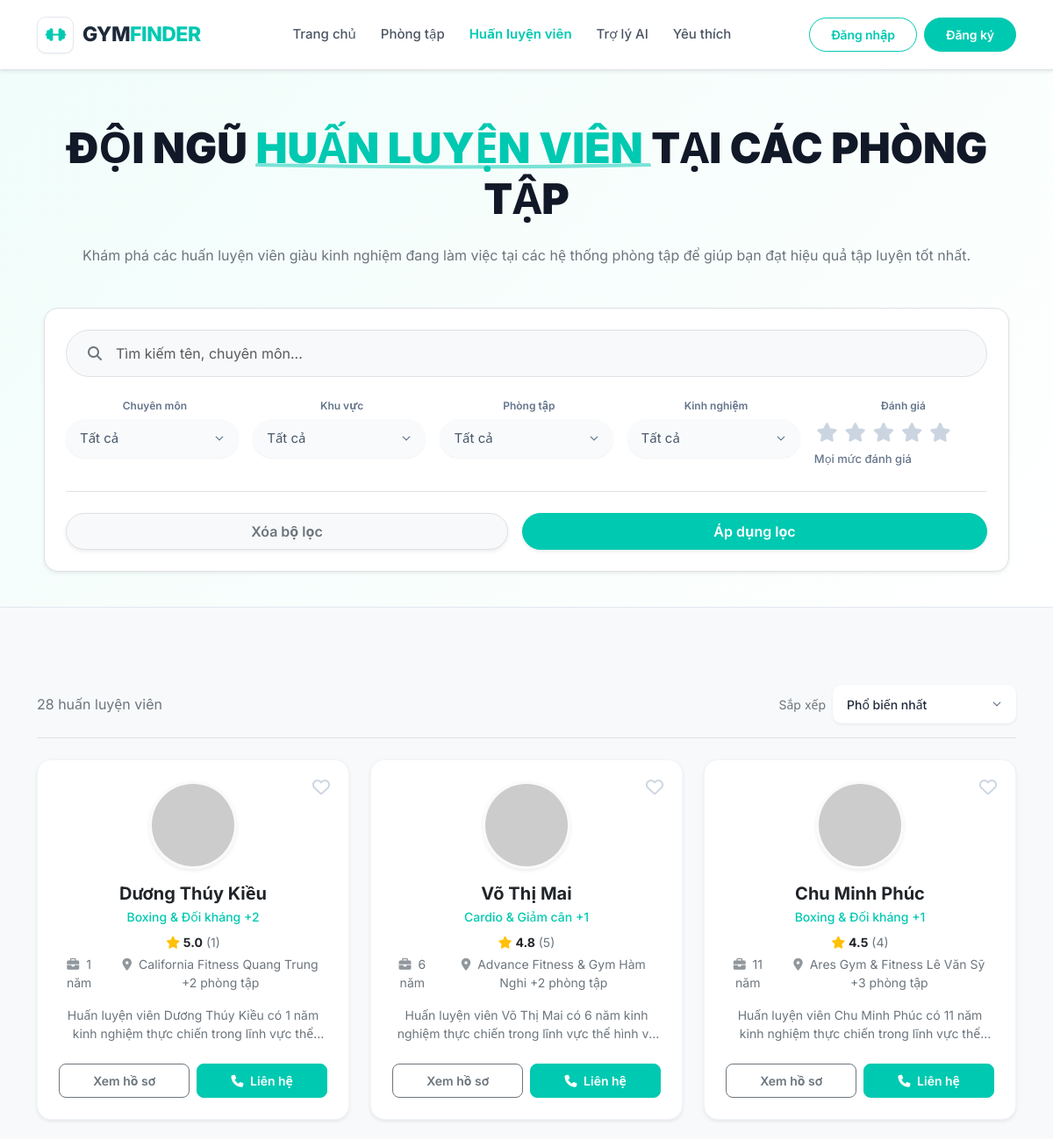
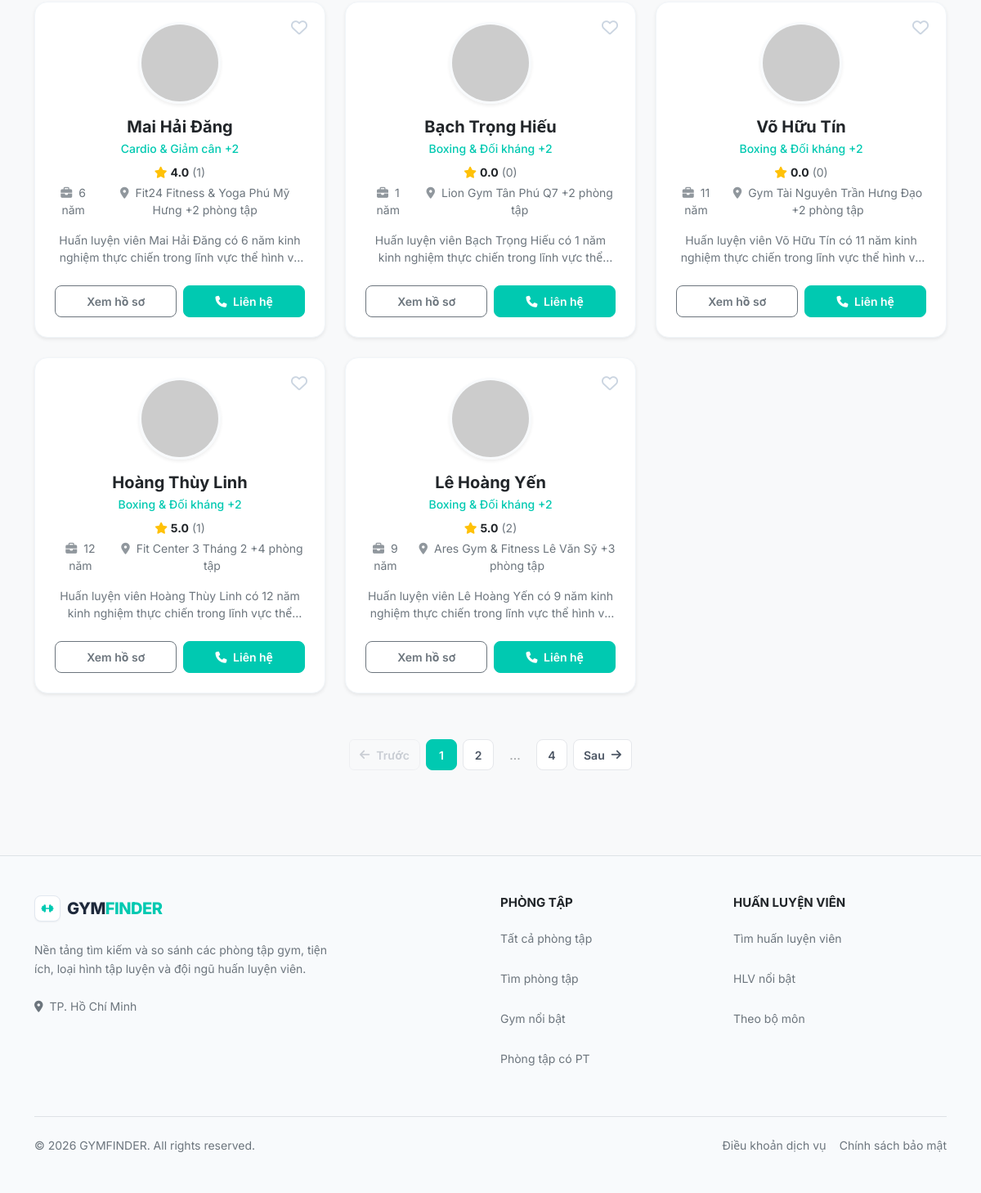
Screenshot of /pages/trainers/index.php with the database file from the repository (2 pictures, top to bottom).
### tables this page shows
CREATE TABLE trainers (
  id               INT UNSIGNED NOT NULL AUTO_INCREMENT,
  full_name        VARCHAR(100) NOT NULL,
  slug             VARCHAR(130) NOT NULL,
  avatar_url       VARCHAR(255) NULL,
  specialty_id     INT UNSIGNED NULL,
  years_experience TINYINT UNSIGNED NOT NULL,
  bio              TEXT         NULL,
  phone            VARCHAR(20)  NULL,
  email            VARCHAR(255) NULL,
  gym_id           INT UNSIGNED NULL,
  district_id      INT UNSIGNED NULL,
  avg_rating       DECIMAL(2,1) NOT NULL DEFAULT 0,
  review_count     INT UNSIGNED NOT NULL DEFAULT 0,
  is_featured      TINYINT(1)   NOT NULL DEFAULT 0,
  status           ENUM('active','hidden') NOT NULL DEFAULT 'active',
  created_at       DATETIME     NOT NULL DEFAULT CURRENT_TIMESTAMP,
  updated_at       DATETIME     NOT NULL DEFAULT CURRENT_TIMESTAMP ON UPDATE CURRENT_TIMESTAMP,

  PRIMARY KEY (id),
  UNIQUE KEY uq_trainers_slug (slug),

   
  KEY idx_trainers_status_featured (status, is_featured),
  KEY idx_trainers_exp             (years_experience),
  KEY idx_trainers_specialty       (specialty_id),
  KEY idx_trainers_gym             (gym_id),
  KEY idx_trainers_district        (district_id),

   
  CONSTRAINT fk_trainers_gym
    FOREIGN KEY (gym_id)       REFERENCES gyms(id)        ON DELETE SET NULL,
  CONSTRAINT fk_trainers_specialty
    FOREIGN KEY (specialty_id) REFERENCES specialties(id) ON DELETE SET NULL,
  CONSTRAINT fk_trainers_district
    FOREIGN KEY (district_id)  REFERENCES districts(id)   ON DELETE RESTRICT,

   
  CONSTRAINT chk_trainers_slug
    CHECK (slug NOT REGEXP '^[0-9]+$'),
  CONSTRAINT chk_trainers_exp
    CHECK (years_experience BETWEEN 0 AND 60),
  CONSTRAINT chk_trainers_rating
    CHECK (avg_rating BETWEEN 0 AND 5),
  CONSTRAINT chk_trainers_phone
    CHECK (phone IS NULL OR phone REGEXP '^\\+?[0-9]{9,14}$'),
  CONSTRAINT chk_trainers_featured
    CHECK (is_featured IN (0, 1))
);

### pages/trainers/index.php (the view, shortened to what the rows shown need)
<?php
$filters = [
    'keyword' => trim((string)($_GET['keyword'] ?? '')),
    'specialty_id' => $_GET['specialty_id'] ?? '',
    'district_id' => $_GET['district_id'] ?? '',
    'gym_id' => $_GET['gym_id'] ?? '',
    'featured' => $_GET['featured'] ?? '',
    'exp' => $_GET['exp'] ?? '',
    'min_rating' => $_GET['rating'] ?? '',
    'sort' => $_GET['sort'] ?? '',
    'page' => max(1, (int)($_GET['page'] ?? 1)),
    'limit' => 8,
];
$trainerPage = gf_search_trainers_paged($filters);
$trainers = $trainerPage['items'];
require dirname(__DIR__, 2) . '/includes/layout_head.php';
require dirname(__DIR__, 2) . '/includes/header.php';
?>
<div class="text-center gf-page-hero" style="background:linear-gradient(135deg,#f0fdfa 0%,#fff 100%);border-bottom:1px solid #e2e8f0;">
    <div class="container">
        <h1 class="hero-title text-uppercase">ĐỘI NGŨ <span class="text-primary position-relative">HUẤN LUYỆN VIÊN
            <svg class="position-absolute w-100 bottom-0 start-0 translate-middle-y text-primary opacity-50" style="height:10px" viewBox="0 0 100 10" preserveAspectRatio="none"><path d="M0 5 Q 50 10 100 5" stroke="currentColor" stroke-width="4" fill="transparent" /></svg>
        </span> TẠI CÁC PHÒNG TẬP</h1>
    </div>
</div>
<div class="container py-5">
    <div class="row g-4">
        <?php foreach ($trainers as $trainer): $isFav = $user && gf_is_fav((int)$user['id'], 'trainer', (int)$trainer['id']); require dirname(__DIR__, 2).'/includes/trainer_card.php'; endforeach; ?>
    </div>
</div>
<?php require dirname(__DIR__, 2) . '/includes/footer.php'; ?>

### includes/trainer_card.php (shortened to what the rows shown need)
<?php
$isFav = !empty($isFav);
$viewer = gf_current_user();
$canFavorite = !($viewer && (($viewer['role'] ?? '') === 'admin'));
$href = gf_url('pages/trainers/detail.php?id=' . (int) $trainer['id']);
$heart = $isFav ? '<i class="fa-solid fa-heart text-danger"></i>' : '<i class="fa-regular fa-heart" style="color:#cbd5e1;"></i>';
?>
<div id="favorite-trainer-<?= (int)$trainer['id'] ?>" class="col-12 col-md-6 col-lg-4">
    <div class="trainer-card bg-white h-100 d-flex flex-column rounded-4 border-0 shadow-sm p-4 position-relative" style="border: 1px solid #f1f5f9 !important;">
        <?php if ($canFavorite): ?>
        <form method="post" action="<?= gf_h(gf_url('pages/user/favorite_toggle.php')) ?>" class="js-favorite-toggle position-absolute" data-api-url="<?= gf_h(gf_url('api/favorites')) ?>" data-login-url="<?= gf_h(gf_url('pages/auth/login.php')) ?>" data-favorited="<?= $isFav ? '1' : '0' ?>" style="top:15px;right:15px;z-index:3;">
            <button class="btn-trainer-favorite border-0 bg-transparent" type="submit" style="font-size:20px;" aria-label="Yêu thích huấn luyện viên" aria-pressed="<?= $isFav ? 'true' : 'false' ?>"><?= $heart ?></button>
        </form>
        <?php endif; ?>
        <div class="d-flex flex-column align-items-center text-center mb-3">
            <img src="<?= gf_h($trainer['avatar'] ?? '') ?>" alt="<?= gf_h($trainer['full_name']) ?>" class="rounded-circle object-fit-cover mb-3 shadow-sm" style="width:100px;height:100px;border:3px solid #f8fafc;" onerror="this.src='https://placehold.co/100x100?text=Trainer';">
            <h5 class="fw-bold mb-1">
                <a href="<?= gf_h($href) ?>" class="text-decoration-none text-dark stretched-link"><?= gf_h($trainer['full_name']) ?></a>
            </h5>
            <?php
            if (!function_exists('gf_ui_trainer_gym_ids')) {
                require_once __DIR__ . '/trainer_gyms_ui.php';
            }
            $cardSpecNames = gf_ui_trainer_specialty_names($trainer);
            if (count($cardSpecNames) > 1) {
                $cardSpecLabel = $cardSpecNames[0] . ' +' . (count($cardSpecNames) - 1);
            } else {
                $cardSpecLabel = $cardSpecNames[0] ?? '';
            }
            ?>
            <?php if ($cardSpecLabel !== ''): ?>
                <div class="text-primary fw-medium small mb-2"><?= gf_h($cardSpecLabel) ?></div>
            <?php endif; ?>
            <div class="small text-secondary mb-1">
                <i class="fa-solid fa-star text-warning"></i>
                <span class="text-dark fw-bold"><?= gf_h((string)$trainer['avg_rating']) ?></span>
                (<?= (int)$trainer['review_count'] ?>)
            </div>
            <?php
            $cardGymIds = gf_ui_trainer_gym_ids($trainer);
            if (count($cardGymIds) > 1) {
                $firstName = (string) ($trainer['gym_name'] ?? '');
                $cardGymLabel = $firstName !== ''
                    ? ($firstName . ' +' . (count($cardGymIds) - 1) . ' phòng tập')
                    : (count($cardGymIds) . ' phòng tập');
            } else {
                $cardGymLabel = (string) ($trainer['district_name'] ?? $trainer['gym_name'] ?? '');
            }
            ?>
            <div class="d-flex align-items-center justify-content-center gap-3 small text-secondary">
                <div><i class="fa-solid fa-briefcase opacity-75 me-1"></i> <?= (int)$trainer['years_experience'] ?> năm</div>
                <div><i class="fa-solid fa-location-dot opacity-75 me-1"></i> <?= gf_h($cardGymLabel) ?></div>
            </div>
        </div>
        <p class="text-secondary small text-center mb-4 flex-grow-1" style="display:-webkit-box;-webkit-line-clamp:2;-webkit-box-orient:vertical;overflow:hidden;"><?= gf_h($trainer['bio'] ?? '') ?></p>
        <div class="d-flex gap-2 mt-auto position-relative" style="z-index:2;">
            <a href="<?= gf_h($href) ?>" class="btn btn-outline-secondary flex-grow-1 py-2 fw-semibold" style="font-size:14px;border-radius:8px;">Xem hồ sơ</a>
            <?php
            $trainerAvatar = !empty($trainer['avatar']) ? $trainer['avatar'] : gf_avatar($trainer['avatar_url'] ?? null, (int)($trainer['id'] ?? 0), $trainer['full_name'] ?? '');
            $trainerSubtitle = ($cardSpecLabel !== '' ? $cardSpecLabel : ($trainer['specialty_name'] ?? '')) . (!empty($trainer['district_name']) ? ' • ' . $trainer['district_name'] : '');
            ?>
            <button type="button" class="btn btn-primary flex-grow-1 py-2 fw-semibold btn-global-contact"
                data-type="trainer"
                data-type-label="Huấn luyện viên cá nhân"
                data-name="<?= gf_h($trainer['full_name'] ?? '') ?>"
                data-avatar="<?= gf_h($trainerAvatar) ?>"
                data-subtitle="<?= gf_h($trainerSubtitle) ?>"
                data-phone="<?= gf_h($trainer['phone'] ?? '') ?>"
                style="font-size:14px;border-radius:8px;">
                <i class="fa-solid fa-phone me-1"></i> Liên hệ
            </button>
        </div>
    </div>
</div>

### rows the page displays
trainers: full_name "Dương Thúy Kiều", cardSpecLabel "Boxing & Đối kháng +2", avg_rating "5.0", review_count "1", years_experience "1", cardGymLabel "California Fitness Quang Trung +2 phòng tập", bio "Huấn luyện viên Dương Thúy Kiều có 1 năm kinh nghiệm thực chiến trong lĩnh vực…"
trainers: full_name "Võ Thị Mai", cardSpecLabel "Cardio & Giảm cân +1", avg_rating "4.8", review_count "5", years_experience "6", cardGymLabel "Advance Fitness & Gym Hàm Nghi +2 phòng tập", bio "Huấn luyện viên Võ Thị Mai có 6 năm kinh nghiệm thực chiến trong lĩnh vực thể hình…"
trainers: full_name "Chu Minh Phúc", cardSpecLabel "Boxing & Đối kháng +1", avg_rating "4.5", review_count "4", years_experience "11", cardGymLabel "Ares Gym & Fitness Lê Văn Sỹ +3 phòng tập", bio "Huấn luyện viên Chu Minh Phúc có 11 năm kinh nghiệm thực chiến trong lĩnh vực…"
trainers: full_name "Mai Hải Đăng", cardSpecLabel "Cardio & Giảm cân +2", avg_rating "4.0", review_count "1", years_experience "6", cardGymLabel "Fit24 Fitness & Yoga Phú Mỹ Hưng +2 phòng tập", bio "Huấn luyện viên Mai Hải Đăng có 6 năm kinh nghiệm thực chiến trong lĩnh vực thể hình…"
trainers: full_name "Bạch Trọng Hiếu", cardSpecLabel "Boxing & Đối kháng +2", avg_rating "0.0", review_count "0", years_experience "1", cardGymLabel "Lion Gym Tân Phú Q7 +2 phòng tập", bio "Huấn luyện viên Bạch Trọng Hiếu có 1 năm kinh nghiệm thực chiến trong lĩnh vực…"
trainers: full_name "Võ Hữu Tín", cardSpecLabel "Boxing & Đối kháng +2", avg_rating "0.0", review_count "0", years_experience "11", cardGymLabel "Gym Tài Nguyên Trần Hưng Đạo +2 phòng tập", bio "Huấn luyện viên Võ Hữu Tín có 11 năm kinh nghiệm thực chiến trong lĩnh vực thể hình…"
trainers: full_name "Hoàng Thùy Linh", cardSpecLabel "Boxing & Đối kháng +2", avg_rating "5.0", review_count "1", years_experience "12", cardGymLabel "Fit Center 3 Tháng 2 +4 phòng tập", bio "Huấn luyện viên Hoàng Thùy Linh có 12 năm kinh nghiệm thực chiến trong lĩnh vực…"
trainers: full_name "Lê Hoàng Yến", cardSpecLabel "Boxing & Đối kháng +2", avg_rating "5.0", review_count "2", years_experience "9", cardGymLabel "Ares Gym & Fitness Lê Văn Sỹ +3 phòng tập", bio "Huấn luyện viên Lê Hoàng Yến có 9 năm kinh nghiệm thực chiến trong lĩnh vực thể hình…"

### other values shown
$trainerPage['total'] "28"
